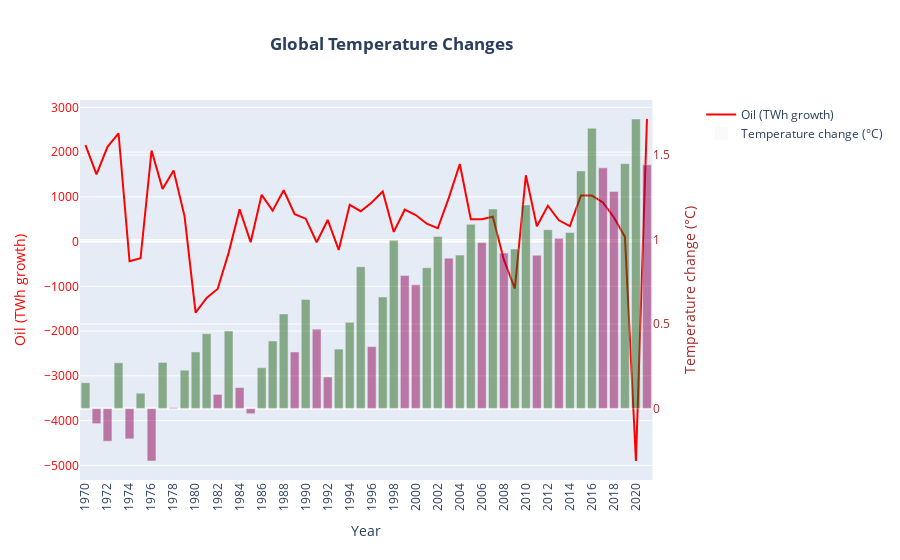

Write notebook code for a chart like this one.
### Code cell
from plotly.subplots import make_subplots

# Assuming the data is in a Pandas DataFrame called 'temp_df'
#fig = go.Figure()
fig = make_subplots(specs=[[{"secondary_y": True}]])

# Create the left y-axis
lx = list(temp_df.index)
fig.add_trace(go.Scatter(x=lx, y=temp_df['Oil (TWh growth)'], mode='lines', line=dict(color='red', width=2,), name='Oil (TWh growth)'),
    secondary_y=False,)

# Create the right y-axis
fig.add_trace(go.Bar(x=lx, y=temp_df['change'], name='Temperature change (°C)', opacity=0.5,
                     marker=dict(color=temp_df['sign'])), secondary_y=True)


fig.update_yaxes(title_text="Oil (TWh growth)", color='red',  secondary_y=False)
fig.update_yaxes(title_text="Temperature change (°C)", color='brown', secondary_y=True)

# Set the title and x-axis label
fig.update_layout(
    title='<b>Global Temperature Changes</b>',
    title_x=0.3,
    xaxis_title='Year',
    xaxis_tickangle=-90
)

# Display the plot
fig.show()

### Figure 1 — Plotly figure (JSON) as saved in the notebook; plotly's stock layout.template omitted (floating-point values rounded to 4 significant figures)
{"data": [{"line": {"color": "red", "width": 2}, "mode": "lines", "name": "Oil (TWh growth)", "type": "scatter", "x": ["1970", "1971", "1972", "1973", "1974", "1975", "1976", "1977", "1978", "1979", "1980", "1981", "1982", "1983", "1984", "1985", "1986", "1987", "1988", "1989", "1990", "1991", "1992", "1993", "1994", "1995", "1996", "1997", "1998", "1999", "2000", "2001", "2002", "2003", "2004", "2005", "2006", "2007", "2008", "2009", "2010", "2011", "2012", "2013", "2014", "2015", "2016", "2017", "2018", "2019", "2020", "2021"], "xaxis": "x", "y": [2157.0, 1501.0, 2119.0, 2421.0, -439.8, -373.9, 2035.0, 1178.0, 1590.0, 564.2, -1589.0, -1257.0, -1060.0, -251.5, 723.5, -13.03, 1046.0, 691.5, 1147.0, 612.6, 512.5, -13.53, 484.1, -185.8, 820.7, 678.7, 873.9, 1119.0, 216.7, 713.0, 594.8, 399.2, 298.8, 976.2, 1736.0, 499.9, 500.2, 555.0, -405.2, -1049.0, 1482.0, 341.2, 801.1, 476.6, 344.4, 1029.0, 1029.0, 873.9, 538.7, 107.7, -4903.0, 2740.0], "yaxis": "y"}, {"marker": {"color": [1, -1, -1, 1, -1, 1, -1, 1, -1, 1, 1, 1, -1, 1, -1, -1, 1, 1, 1, -1, 1, -1, -1, 1, 1, 1, -1, 1, 1, -1, -1, 1, 1, -1, 1, 1, -1, 1, -1, 1, 1, -1, 1, -1, 1, 1, 1, -1, -1, 1, 1, -1]}, "name": "Temperature change (°C)", "opacity": 0.5, "type": "bar", "x": ["1970", "1971", "1972", "1973", "1974", "1975", "1976", "1977", "1978", "1979", "1980", "1981", "1982", "1983", "1984", "1985", "1986", "1987", "1988", "1989", "1990", "1991", "1992", "1993", "1994", "1995", "1996", "1997", "1998", "1999", "2000", "2001", "2002", "2003", "2004", "2005", "2006", "2007", "2008", "2009", "2010", "2011", "2012", "2013", "2014", "2015", "2016", "2017", "2018", "2019", "2020", "2021"], "xaxis": "x", "y": [0.153, -0.089, -0.193, 0.271, -0.179, 0.091, -0.31, 0.273, 0.006, 0.227, 0.335, 0.443, 0.084, 0.459, 0.124, -0.03, 0.242, 0.4, 0.56, 0.335, 0.645, 0.47, 0.187, 0.352, 0.51, 0.839, 0.367, 0.66, 0.996, 0.787, 0.732, 0.833, 1.018, 0.89, 0.908, 1.09, 0.982, 1.181, 0.92, 0.944, 1.205, 0.907, 1.058, 1.007, 1.042, 1.406, 1.658, 1.424, 1.284, 1.449, 1.713, 1.442], "yaxis": "y2"}], "layout": {"autosize": true, "title": {"text": "<b>Global Temperature Changes</b>", "x": 0.3}, "xaxis": {"anchor": "y", "autorange": true, "domain": [0, 0.94], "range": [-0.5, 51.5], "tickangle": -90, "title": {"text": "Year"}, "type": "category"}, "yaxis": {"anchor": "x", "autorange": true, "color": "red", "domain": [0, 1], "range": [-5328.0, 3165.0], "title": {"text": "Oil (TWh growth)"}, "type": "linear"}, "yaxis2": {"anchor": "x", "autorange": true, "color": "brown", "overlaying": "y", "range": [-0.4224, 1.825], "side": "right", "title": {"text": "Temperature change (°C)"}, "type": "linear"}}}
